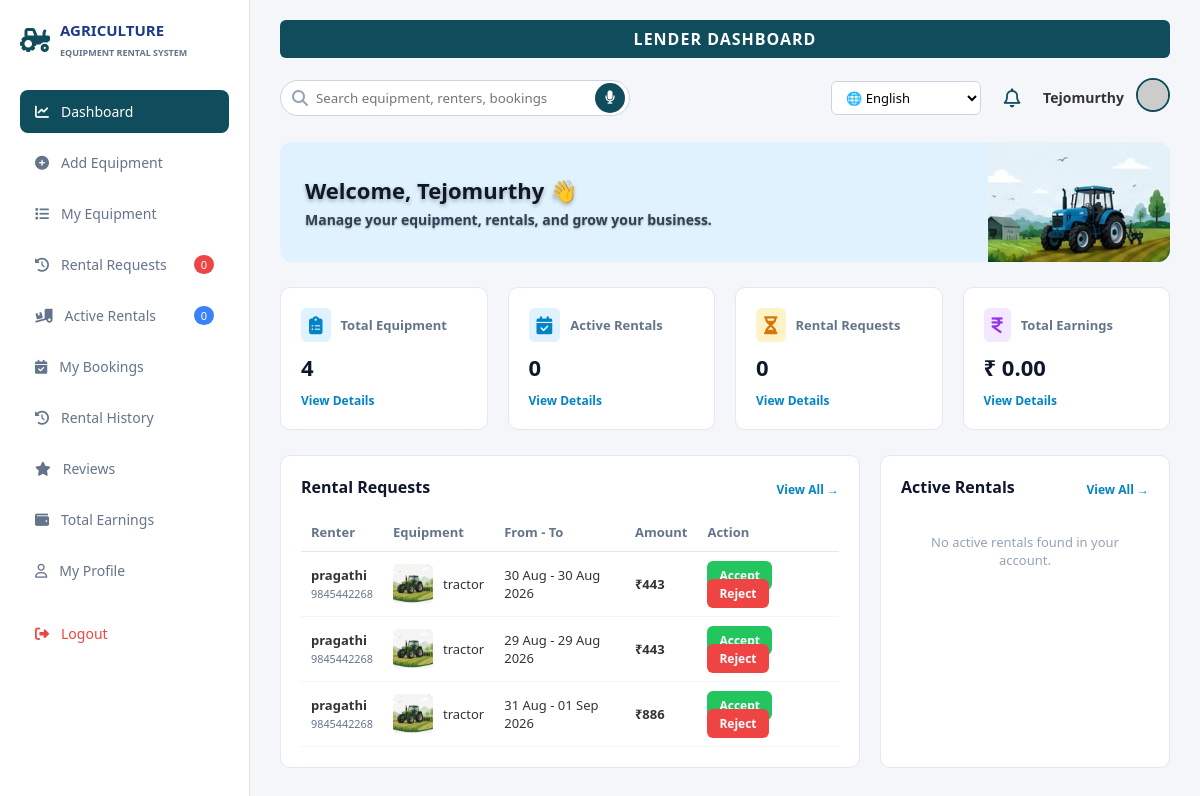
The page /lender_dashboard.php (signed in) on the database its author committed.
### tables this page shows
CREATE TABLE `bookings` (
  `booking_id` int(11) NOT NULL,
  `request_code` varchar(20) NOT NULL,
  `renter_id` int(11) NOT NULL,
  `phone_number` varchar(15) DEFAULT NULL,
  `equipment_id` int(11) NOT NULL,
  `start_date` date NOT NULL,
  `end_date` date NOT NULL,
  `total_days` int(11) NOT NULL,
  `quantity` int(11) NOT NULL DEFAULT 1,
  `total_amount` decimal(10,2) NOT NULL,
  `advance_amount` decimal(10,2) NOT NULL,
  `remaining_cod` decimal(10,2) NOT NULL,
  `id_proof_doc` varchar(255) NOT NULL,
  `id_number` varchar(50) DEFAULT NULL,
  `delivery_address` text NOT NULL,
  `status` enum('Pending','Accepted','Rejected','Delivered','Returned','Overdue') DEFAULT 'Pending',
  `late_charge` decimal(10,2) DEFAULT 0.00,
  `created_at` timestamp NOT NULL DEFAULT current_timestamp()
);

CREATE TABLE `users` (
  `user_id` int(11) NOT NULL,
  `full_name` varchar(100) NOT NULL,
  `email` varchar(100) NOT NULL,
  `phone` varchar(15) NOT NULL,
  `password` varchar(255) NOT NULL,
  `role` enum('renter','lender') NOT NULL,
  `security_question` varchar(255) DEFAULT NULL,
  `security_answer` varchar(255) DEFAULT NULL,
  `address` varchar(255) DEFAULT NULL,
  `profile_pic` varchar(255) DEFAULT 'default_avatar.png',
  `reset_otp` varchar(6) DEFAULT NULL,
  `otp_expires_at` datetime DEFAULT NULL,
  `otp_code` varchar(6) DEFAULT NULL,
  `otp_expiry` datetime DEFAULT NULL
);

CREATE TABLE `items` (
  `item_id` int(11) NOT NULL,
  `lender_id` int(11) NOT NULL,
  `title` varchar(255) NOT NULL,
  `category` varchar(100) NOT NULL,
  `brand` varchar(100) DEFAULT NULL,
  `model` varchar(100) DEFAULT NULL,
  `year_of_purchase` int(11) DEFAULT NULL,
  `item_condition` varchar(50) DEFAULT NULL,
  `description` text DEFAULT NULL,
  `price_per_day` decimal(10,2) NOT NULL,
  `security_deposit` decimal(10,2) DEFAULT 0.00,
  `min_rental_days` int(11) DEFAULT 1,
  `max_rental_days` int(11) DEFAULT NULL,
  `status` enum('Available','Not Available') DEFAULT 'Available',
  `service_areas` text DEFAULT NULL,
  `fuel_type` varchar(50) DEFAULT NULL,
  `power_hp` int(11) DEFAULT NULL,
  `working_hours` int(11) DEFAULT NULL,
  `is_recommended` tinyint(1) DEFAULT 0,
  `image` varchar(255) DEFAULT 'default.png',
  `created_at` timestamp NOT NULL DEFAULT current_timestamp(),
  `latitude` decimal(10,8) DEFAULT NULL,
  `longitude` decimal(11,8) DEFAULT NULL
);

### includes/lang.php (called while the page is built, shortened)
<?php
$current_lang = $_SESSION['lang'] ?? 'en';
function __($key) {
    global $translations, $current_lang;
    return $translations[$current_lang][$key] ?? $translations['en'][$key] ?? $key;
}
?>

### lender_dashboard.php (the view, shortened to what this page needs)
<?php
require_once 'includes/lang.php';
require_once 'includes/config.php';
$lender_id = $_SESSION['user_id'];
$lender_name = $_SESSION['full_name'] ?? 'Lender';
$user_query = mysqli_query($conn, "SELECT profile_pic FROM users WHERE user_id = '$lender_id'");
$user_data = mysqli_fetch_assoc($user_query);
$profile_pic = !empty($user_data['profile_pic']) ? $user_data['profile_pic'] : 'default_avatar.png';
$total_equip_res = mysqli_query($conn, "SELECT COUNT(*) AS total FROM items WHERE lender_id = '$lender_id'");
$total_equipment = mysqli_fetch_assoc($total_equip_res)['total'] ?? 0;
$active_rentals_res = mysqli_query($conn, "SELECT COUNT(*) AS total FROM bookings b JOIN equipment e ON b.equipment_id = e.equipment_id WHERE e.lender_id = '$lender_id' AND b.status = 'Delivered'");
$active_rentals = mysqli_fetch_assoc($active_rentals_res)['total'] ?? 0;
$pending_req_res = mysqli_query($conn, "SELECT COUNT(*) AS total FROM bookings b JOIN equipment e ON b.equipment_id = e.equipment_id WHERE e.lender_id = '$lender_id' AND b.status = 'Pending'");
$pending_requests = mysqli_fetch_assoc($pending_req_res)['total'] ?? 0;
$earnings_res = mysqli_query($conn, "SELECT COALESCE(SUM(total_amount),0) AS total FROM bookings b JOIN equipment e ON b.equipment_id = e.equipment_id WHERE e.lender_id = '$lender_id' AND b.status = 'Completed'");
$total_earnings = mysqli_fetch_assoc($earnings_res)['total'] ?? 0;
$requests_query = "SELECT b.*, i.title AS item_title, i.image, u.full_name AS renter_name, u.phone AS renter_phone
                  FROM bookings b
                  JOIN items i ON b.equipment_id = i.item_id
                  JOIN users u ON b.renter_id = u.user_id
                  WHERE i.lender_id = '$lender_id' AND b.status = 'pending'
                  ORDER BY b.booking_id DESC LIMIT 5";
$requests_result = mysqli_query($conn, $requests_query);
$active_query = "SELECT b.*, i.title AS item_title, i.image, u.full_name AS renter_name
                FROM bookings b
                JOIN items i ON b.equipment_id = i.item_id
                JOIN users u ON b.renter_id = u.user_id
                WHERE i.lender_id = '$lender_id' AND b.status = 'approved'
                ORDER BY b.booking_id DESC LIMIT 5";
$active_result = mysqli_query($conn, $active_query);
?>
<!DOCTYPE html>
<html lang="<?php echo $current_lang; ?>">
<head>
    <link rel="stylesheet" href="https://cdnjs.cloudflare.com/ajax/libs/font-awesome/6.4.0/css/all.min.css">
</head>
<body>
    <div class="sidebar">
        <div class="logo">
            <i class="fa-solid fa-tractor"></i>
            <span>AGRICULTURE<br><small style="font-size: 9px; color: #64748b;">EQUIPMENT RENTAL SYSTEM</small></span>
        </div>
        <ul class="nav-list">
            <li class="nav-item">
                <a href="lender_dashboard.php" class="nav-link active">
                    <i class="fa-solid fa-chart-line"></i> <?php echo __('dashboard'); ?>
                </a>
            </li>
            <li class="nav-item">
                <a href="add_item.php" class="nav-link">
                    <i class="fa-solid fa-circle-plus"></i> <?php echo __('add_equipment'); ?>
                </a>
            </li>
            <li class="nav-item">
             <a href="my_equipment.php" class="nav-link">
                <i class="fa-solid fa-list"></i> <?php echo __('my_equipment'); ?>
              </a>
            </li>
            <li class="nav-item">
                <a href="rental_request.php" class="nav-link">
                    <i class="fa-solid fa-clock-rotate-left"></i> <?php echo __('rental_request'); ?>
                    <span class="badge"><?php echo $pending_requests; ?></span>
                </a>
            </li>
            <li class="nav-item">
                <a href="active_rentals.php" class="nav-link">
                    <i class="fa-solid fa-truck-ramp-box"></i> <?php echo __('active_rentals'); ?>
                    <span class="badge badge-blue"><?php echo $active_rentals; ?></span>
                </a>
            </li>
            <li class="nav-item">
                <a href="lender_my_bookings.php" class="nav-link">
                    <i class="fa-solid fa-calendar-check"></i> <?php echo __('my_bookings'); ?>
                </a>
            </li>
            <li class="nav-item">
                <a href="lender_rental_history.php" class="nav-link">
                    <i class="fa-solid fa-history"></i> <?php echo __('rental_history'); ?>
                </a>
            </li>
            <li class="nav-item">
                <a href="reviews.php" class="nav-link">
                    <i class="fa-solid fa-star"></i> <?php echo __('Reviews'); ?>
                </a>
            </li>
            <li class="nav-item">
                <a href="total_earnings.php" class="nav-link">
                    <i class="fa-solid fa-wallet"></i> <?php echo __('total_earnings'); ?>
                </a>
            </li>
            <li class="nav-item">
            <a href="profile.php" class="nav-link">
               <i class="fa-regular fa-user"></i>
               My Profile
            </a>
             </li>
            <li class="nav-item" style="margin-top: 20px;">
                <a href="logout.php" class="nav-link" style="color: #ef4444;">
                    <i class="fa-solid fa-right-from-bracket"></i> <?php echo __('logout'); ?>
                </a>
            </li>
        </ul>
    </div>
    <div class="main-content">
        <div class="top-banner"><?php echo __('lender_dashboard'); ?></div>
        <div class="top-bar">
            <form action="search_equipment.php" method="GET" id="searchForm" class="search-box">
                <i class="fa-solid fa-magnifying-glass"></i>
                <input type="text" name="q" id="searchInput" placeholder="<?php echo __('search_placeholder'); ?>">
                <button type="button" id="micBtn" onclick="startVoiceSearch()" class="mic-btn" title="Click to speak">
                    <i class="fa-solid fa-microphone" id="micIcon"></i>
                </button>
            </form>
            <div class="user-menu">
                <select class="lang-select" onchange="location = this.value;">
                    <option value="?lang=en" <?php echo ($current_lang === 'en') ? 'selected' : ''; ?>>🌐 English</option>
                </select>
                <a href="lender_notifications.php?lang=<?php echo urlencode($current_lang); ?>" class="notification-link" aria-label="Notifications" title="Notifications">
                    <i class="fa-regular fa-bell"></i>
                </a>
                <span style="font-size: 14px; font-weight: bold;"><?php echo htmlspecialchars($lender_name); ?></span>
                <a href="profile.php">
                    <img src="uploads/<?php echo htmlspecialchars($profile_pic); ?>"
                         onerror="this.src='https://ui-avatars.com/api/?name=<?php echo urlencode($lender_name); ?>&background=0f4c5c&color=fff';"
                         class="user-profile-img" alt="Profile Picture">
                </a>
            </div>
        </div>
        <div class="welcome-card">
            <div class="welcome-text">
                <h2><?php echo __('welcome'); ?>, <?php echo htmlspecialchars($lender_name); ?> 👋</h2>
                <p><?php echo __('banner_subtitle'); ?></p>
            </div>
        </div>
        <div class="stats-grid">
            <div class="stat-card">
                <div class="stat-header">
                    <i class="fa-solid fa-clipboard-list stat-icon" style="background: #e0f2fe; color: #0284c7;"></i>
                    <span><?php echo __('total_equipment'); ?></span>
                </div>
                <div class="stat-value"><?php echo $total_equipment; ?></div>
                <a href="my_equipment.php" class="stat-link"><?php echo __('view_details'); ?></a>
            </div>
            <div class="stat-card">
                <div class="stat-header">
                    <i class="fa-solid fa-calendar-check stat-icon" style="background: #e0f2fe; color: #0284c7;"></i>
                    <span><?php echo __('active_rentals'); ?></span>
                </div>
                <div class="stat-value"><?php echo $active_rentals; ?></div>
                <a href="active_rentals.php" class="stat-link"><?php echo __('view_details'); ?></a>
            </div>
            <div class="stat-card">
                <div class="stat-header">
                    <i class="fa-solid fa-hourglass-half stat-icon" style="background: #fef3c7; color: #d97706;"></i>
                    <span><?php echo __('rental_request'); ?></span>
                </div>
                <div class="stat-value"><?php echo $pending_requests; ?></div>
                <a href="rental_request.php" class="stat-link"><?php echo __('view_details'); ?></a>
            </div>
            <div class="stat-card">
                <div class="stat-header">
                    <i class="fa-solid fa-indian-rupee-sign stat-icon" style="background: #f3e8ff; color: #9333ea;"></i>
                    <span><?php echo __('total_earnings'); ?></span>
                </div>
                <div class="stat-value">₹ <?php echo number_format($total_earnings, 2); ?></div>
                <a href="total_earnings.php" class="stat-link"><?php echo __('view_details'); ?></a>
            </div>
        </div>
        <div class="dashboard-grid">
            <div class="card">
                <div class="card-header">
                    <span class="card-title"><?php echo __('rental_request'); ?></span>
                    <a href="rental_request.php" class="stat-link"><?php echo __('view_all'); ?></a>
                </div>
                <table>
                    <thead>
                        <tr>
                            <th><?php echo __('renter'); ?></th>
                            <th><?php echo __('equipment'); ?></th>
                            <th><?php echo __('from_to'); ?></th>
                            <th><?php echo __('amount'); ?></th>
                            <th><?php echo __('action'); ?></th>
                        </tr>
                    </thead>
                    <tbody>
                        <?php if ($requests_result && mysqli_num_rows($requests_result) > 0): ?>
                            <?php while($row = mysqli_fetch_assoc($requests_result)): ?>
                                <tr>
                                    <td>
                                        <strong><?php echo htmlspecialchars($row['renter_name']); ?></strong><br>
                                        <small style="color: #64748b;"><?php echo htmlspecialchars($row['renter_phone'] ?? 'N/A'); ?></small>
                                    </td>
                                    <td>
                                        <div class="item-info">
                                            <img src="uploads/<?php echo !empty($row['image']) ? $row['image'] : 'default.png'; ?>" class="item-img" alt="equipment">
                                            <span><?php echo htmlspecialchars($row['item_title']); ?></span>
                                        </div>
                                    </td>
                                    <td><?php echo date('d M', strtotime($row['start_date'])); ?> - <?php echo date('d M Y', strtotime($row['end_date'])); ?></td>
                                    <td><strong>₹<?php echo number_format($row['total_amount']); ?></strong></td>
                                    <td>
                                        <a href="rental_request.php?action=accept&id=<?php echo $row['booking_id']; ?>" class="btn-act btn-accept"><?php echo __('accept'); ?></a>
                                        <a href="rental_request.php?action=reject&id=<?php echo $row['booking_id']; ?>" class="btn-act btn-reject"><?php echo __('reject'); ?></a>
                                    </td>
                                </tr>
                            <?php endwhile; ?>
                        <?php else: ?>
                            <tr>
                                <td colspan="5" style="text-align: center; color: #94a3b8; padding: 20px;"><?php echo __('no_pending_requests'); ?></td>
                            </tr>
                        <?php endif; ?>
                    </tbody>
                </table>
            </div>
            <div class="card">
                <div class="card-header">
                    <span class="card-title"><?php echo __('active_rentals'); ?></span>
                    <a href="active_rentals.php" class="stat-link"><?php echo __('view_all'); ?></a>
                </div>
                <?php if ($active_result && mysqli_num_rows($active_result) > 0): ?>
                    <?php while($active = mysqli_fetch_assoc($active_result)): ?>
                        <div style="display: flex; justify-content: space-between; align-items: center; margin-bottom: 15px; padding-bottom: 10px; border-bottom: 1px solid #f1f5f9;">
                            <div class="item-info">
                                <img src="uploads/<?php echo !empty($active['image']) ? $active['image'] : 'default.png'; ?>" class="item-img" alt="equipment">
                                <div>
                                    <strong style="font-size: 13px;"><?php echo htmlspecialchars($active['item_title']); ?></strong><br>
                                    <small style="color: #64748b;"><?php echo __('renter'); ?>: <?php echo htmlspecialchars($active['renter_name']); ?></small>
                                </div>
                            </div>
                            <span class="badge-status status-inuse"><?php echo __('in_use'); ?></span>
                        </div>
                    <?php endwhile; ?>
                <?php else: ?>
                    <p style="text-align: center; color: #94a3b8; padding: 20px; font-size: 13px;"><?php echo __('no_active_rentals'); ?></p>
                <?php endif; ?>
            </div>
        </div>
    </div>
</body>
</html>

### rows shown on the page
bookings: renter.full_name "pragathi", renter.phone "9845442268", items.image (picture), items.title "tractor", start_date "30 Aug", end_date "30 Aug 2026", total_amount "443"
bookings: renter.full_name "pragathi", renter.phone "9845442268", items.image (picture), items.title "tractor", start_date "29 Aug", end_date "29 Aug 2026", total_amount "443"
bookings: renter.full_name "pragathi", renter.phone "9845442268", items.image (picture), items.title "tractor", start_date "31 Aug", end_date "01 Sep 2026", total_amount "886"

### other values the page prints
__('dashboard') "Dashboard"
__('add_equipment') "Add Equipment"
__('my_equipment') "My Equipment"
__('rental_request') "Rental Requests"
$pending_requests "0"
__('active_rentals') "Active Rentals"
$active_rentals "0"
__('my_bookings') "My Bookings"
__('rental_history') "Rental History"
__('Reviews') "Reviews"
__('total_earnings') "Total Earnings"
__('logout') "Logout"
__('lender_dashboard') "LENDER DASHBOARD"
$lender_name "Tejomurthy"
__('welcome') "Welcome"
